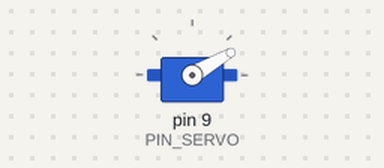
Simulated run of this sketch. Board: Arduino Uno, built with avr-gcc and run on an emulated ATmega328P. Shown: servo. Random numbers use the default seed unless the sketch sets one.

Above: at 0.1 s.
At 36.1 s:
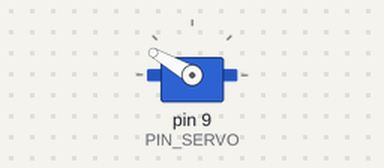
Timing chart, 0 to 40.0 s (numbered marks = the images above):
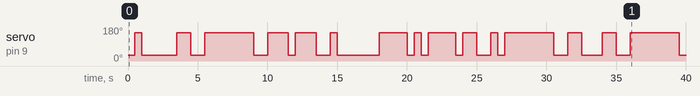

Measured:
- by itself, servo on pin 9 (PIN_SERVO): 30° → 150° at 0.50 s, → 30° 0.50 s later, → 150° 2.5 s later, → 30° 1.0 s later, … (30 changes in this stretch)

The sketch:

c03_servo_random.ino
```cpp
/**
 * 서보 모터를 이용한 복불복 게임 만들기
 */

#include <Servo.h>

Servo servo;
int PIN_SERVO = 9;

void setup() {
  servo.attach(PIN_SERVO);
  randomSeed(analogRead(A0)); // 랜덤시드는 랜덤값을 섞어주는 역할을 합니다.
  // 랜덤시드가 없다면 랜덤으로 오는 값이 실행할때 늘 똑같습니다.
  // analogRead(A0)을 통해서 0~1023의 값을 가져올때 아무것도 꽂혀있지 않으면
  // 값이 랜덤으로 바뀔 것이기 때문에 해당 부분을 사용합니다.
  // 반대로 말하면, 다른 센서가 꽂혀있어서 값이 일정하면 랜덤시드의 효과가 없습니다.
}

void loop() {
  // 시작점을 알려주기 위해서는 tone을 이용하거나
  // 다른 센서를 이용해서 알려준 후에 사용하면 됩니다. (해당 부분 생략)
  int value = random(2); // 0~1의 값에서 랜덤 -> 해당값을 3으로 하면 0~2의 값에서 랜덤
  if (value == 0) {
    servo.write(30);
    delay(500);
  } else {
    servo.write(150);
    delay(500);
  }
}
```
